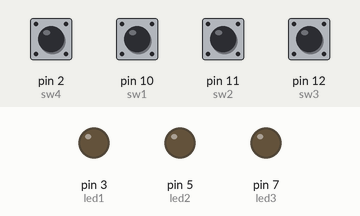
Simulated run of this sketch. Board: Arduino Uno, built with avr-gcc and run on an emulated ATmega328P. Parts: output pins drawn as LEDs (lit = HIGH). The test bench sets the inputs (shaded band); at power-on: pin 2 (sw4), pin 10 (sw1), pin 11 (sw2), pin 12 (sw3) HIGH.

Above: at 1.2 s.
1.3 s: pin 10 (sw1) pulled LOW for 0.15 s
At 3.5 s:
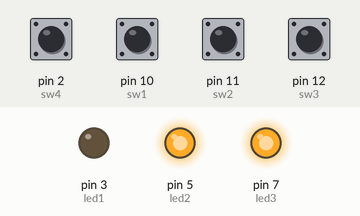
3.8 s: pin 11 (sw2) pulled LOW for 0.15 s
At 5.6 s:
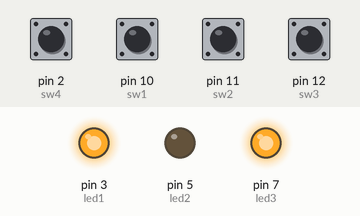
6.3 s: pin 2 (sw4) pulled LOW for 0.15 s
At 6.8 s:
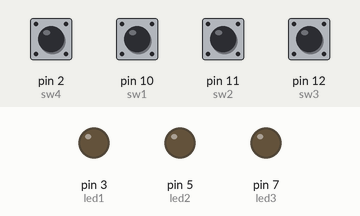
7.9 s: pin 12 (sw3) pulled LOW for 0.15 s
At 9.9 s:
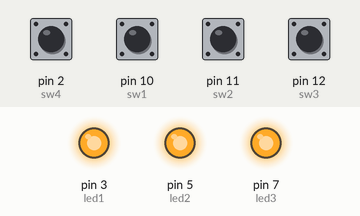
10.4 s: pin 2 (sw4) pulled LOW for 1 s
At 11.1 s:
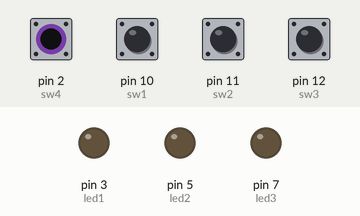
Timing chart, 0 to 13.4 s (numbered marks = the images above; inputs shaded):
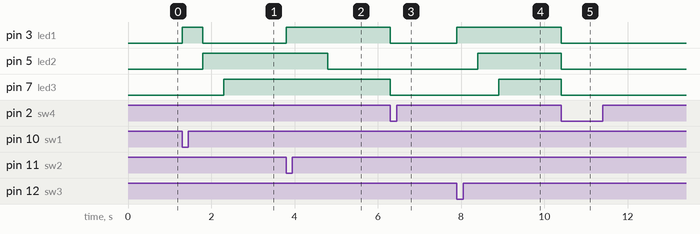

Measured:
- after the input at 1.3 s, pin 3 (led1): LOW → HIGH at once, → LOW 0.50 s later; pin 5 (led2): LOW → HIGH after 0.50 s; pin 7 (led3): LOW → HIGH after 1.0 s
- after the input at 3.8 s, pin 3 (led1): LOW → HIGH at once; pin 5 (led2): HIGH → LOW after 1.0 s
- after the input at 6.3 s, pin 3 (led1), pin 7 (led3): HIGH → LOW at once
- after the input at 7.9 s, pin 3 (led1): LOW → HIGH at once; pin 5 (led2): LOW → HIGH after 0.50 s; pin 7 (led3): LOW → HIGH after 1.0 s
- after the input at 10.4 s, pin 3 (led1), pin 5 (led2), pin 7 (led3): HIGH → LOW at once

The sketch:

led3_sw4_warikomikannsuu.ino
```cpp
const int led1=3;
const int led2=5;
const int led3=7;
const int sw1=10;
const int sw2=11;
const int sw3=12;
const int sw4=2;
void setup() {
pinMode(led1,OUTPUT);
pinMode(led2,OUTPUT);
pinMode(led3,OUTPUT);
pinMode(sw1,INPUT_PULLUP);
pinMode(sw2,INPUT_PULLUP);
pinMode(sw3,INPUT_PULLUP);
pinMode(sw4,INPUT_PULLUP);
attachInterrupt(0,takagi,CHANGE);
}

void loop() {
  if(digitalRead(sw1)==LOW){
    digitalWrite(led1,HIGH);
    delay(500);
    digitalWrite(led2,HIGH);
    digitalWrite(led1,LOW);
    delay(500);
    digitalWrite(led3,HIGH);
  }
  if(digitalRead(sw2)==LOW){
    digitalWrite(led1,HIGH);
    delay(500);
    digitalWrite(led2,HIGH);
    delay(500);
    digitalWrite(led2,LOW);
  }
  if(digitalRead(sw3)==LOW){
    digitalWrite(led1,HIGH);
    delay(500);
    digitalWrite(led2,HIGH);
    delay(500);
    digitalWrite(led3,HIGH);
  }
}
void takagi(){
  digitalWrite(led1,LOW);
  digitalWrite(led2,LOW);
  digitalWrite(led3,LOW);
  delay(100);
}
```
